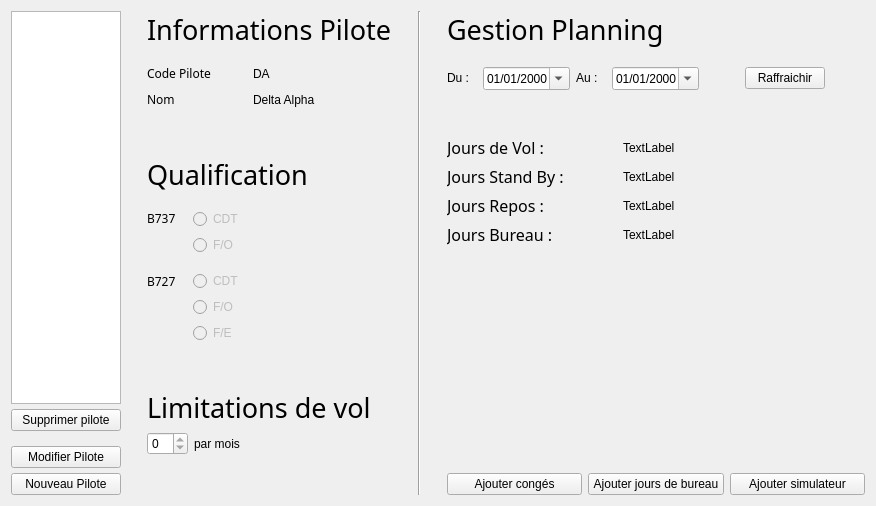
      <widget class="QWidget" name="pilotTab">
       <property name="sizePolicy">
        <sizepolicy hsizetype="Expanding" vsizetype="Expanding">
         <horstretch>0</horstretch>
         <verstretch>0</verstretch>
        </sizepolicy>
       </property>
       <attribute name="title">
        <string>Pilotes</string>
       </attribute>
       <layout class="QHBoxLayout" name="horizontalLayout_2">
        <item>
         <layout class="QVBoxLayout" name="verticalLayout_3">
          <property name="spacing">
           <number>5</number>
          </property>
          <property name="sizeConstraint">
           <enum>QLayout::SetMinimumSize</enum>
          </property>
          <property name="rightMargin">
           <number>20</number>
          </property>
          <item>
           <widget class="QListWidget" name="pilotList">
            <property name="minimumSize">
             <size>
              <width>110</width>
              <height>0</height>
             </size>
            </property>
            <property name="maximumSize">
             <size>
              <width>110</width>
              <height>16777215</height>
             </size>
            </property>
            <property name="alternatingRowColors">
             <bool>false</bool>
            </property>
            <property name="currentRow">
             <number>-1</number>
            </property>
            <property name="sortingEnabled">
             <bool>true</bool>
            </property>
           </widget>
          </item>
          <item>
           <widget class="QPushButton" name="pilotDelete">
            <property name="sizePolicy">
             <sizepolicy hsizetype="Fixed" vsizetype="Fixed">
              <horstretch>0</horstretch>
              <verstretch>0</verstretch>
             </sizepolicy>
            </property>
            <property name="minimumSize">
             <size>
              <width>110</width>
              <height>0</height>
             </size>
            </property>
            <property name="text">
             <string>Supprimer pilote</string>
            </property>
           </widget>
          </item>
          <item>
           <spacer name="verticalSpacer_13">
            <property name="orientation">
             <enum>Qt::Vertical</enum>
            </property>
            <property name="sizeType">
             <enum>QSizePolicy::Fixed</enum>
            </property>
            <property name="sizeHint" stdset="0">
             <size>
              <width>20</width>
              <height>10</height>
             </size>
            </property>
           </spacer>
          </item>
          <item>
           <widget class="QPushButton" name="pilotManage">
            <property name="minimumSize">
             <size>
              <width>110</width>
              <height>0</height>
             </size>
            </property>
            <property name="maximumSize">
             <size>
              <width>110</width>
              <height>16777215</height>
             </size>
            </property>
            <property name="text">
             <string>Modifier Pilote</string>
            </property>
           </widget>
          </item>
          <item>
           <widget class="QPushButton" name="pilotAdd">
            <property name="sizePolicy">
             <sizepolicy hsizetype="Minimum" vsizetype="Fixed">
              <horstretch>0</horstretch>
              <verstretch>0</verstretch>
             </sizepolicy>
            </property>
            <property name="minimumSize">
             <size>
              <width>110</width>
              <height>0</height>
             </size>
            </property>
            <property name="maximumSize">
             <size>
              <width>110</width>
              <height>16777215</height>
             </size>
            </property>
            <property name="text">
             <string>Nouveau Pilote</string>
            </property>
           </widget>
          </item>
         </layout>
        </item>
        <item>
         <layout class="QVBoxLayout" name="verticalLayout_4">
          <property name="sizeConstraint">
           <enum>QLayout::SetDefaultConstraint</enum>
          </property>
          <property name="rightMargin">
           <number>20</number>
          </property>
          <item>
           <widget class="QLabel" name="information_text">
            <property name="sizePolicy">
             <sizepolicy hsizetype="Minimum" vsizetype="Fixed">
              <horstretch>0</horstretch>
              <verstretch>0</verstretch>
             </sizepolicy>
            </property>
            <property name="font">
             <font>
              <family>Microsoft JhengHei Light</family>
              <pointsize>20</pointsize>
             </font>
            </property>
            <property name="text">
             <string>Informations Pilote</string>
            </property>
           </widget>
          </item>
          <item>
           <spacer name="verticalSpacer_5">
            <property name="orientation">
             <enum>Qt::Vertical</enum>
            </property>
            <property name="sizeType">
             <enum>QSizePolicy::Minimum</enum>
            </property>
            <property name="sizeHint" stdset="0">
             <size>
              <width>0</width>
              <height>10</height>
             </size>
            </property>
           </spacer>
          </item>
          <item>
           <layout class="QHBoxLayout" name="horizontalLayout_3">
            <item>
             <widget class="QLabel" name="codePliot">
              <property name="sizePolicy">
               <sizepolicy hsizetype="Fixed" vsizetype="Fixed">
                <horstretch>0</horstretch>
                <verstretch>0</verstretch>
               </sizepolicy>
              </property>
              <property name="minimumSize">
               <size>
                <width>100</width>
                <height>0</height>
               </size>
              </property>
              <property name="font">
               <font>
                <family>Microsoft JhengHei Light</family>
               </font>
              </property>
              <property name="text">
               <string>Code Pilote</string>
              </property>
             </widget>
            </item>
            <item>
             <widget class="QLabel" name="codePilotBDD">
              <property name="sizePolicy">
               <sizepolicy hsizetype="Expanding" vsizetype="Fixed">
                <horstretch>0</horstretch>
                <verstretch>0</verstretch>
               </sizepolicy>
              </property>
              <property name="text">
               <string>DA</string>
              </property>
             </widget>
            </item>
            <item>
             <spacer name="horizontalSpacer_3">
              <property name="orientation">
               <enum>Qt::Horizontal</enum>
              </property>
              <property name="sizeType">
               <enum>QSizePolicy::MinimumExpanding</enum>
              </property>
              <property name="sizeHint" stdset="0">
               <size>
                <width>40</width>
                <height>20</height>
               </size>
              </property>
             </spacer>
            </item>
           </layout>
          </item>
          <item>
           <layout class="QHBoxLayout" name="horizontalLayout">
            <item>
             <widget class="QLabel" name="pilotName">
              <property name="sizePolicy">
               <sizepolicy hsizetype="Fixed" vsizetype="Fixed">
                <horstretch>20</horstretch>
                <verstretch>0</verstretch>
               </sizepolicy>
              </property>
              <property name="minimumSize">
               <size>
                <width>100</width>
                <height>0</height>
               </size>
              </property>
              <property name="font">
               <font>
                <family>Microsoft JhengHei Light</family>
               </font>
              </property>
              <property name="text">
               <string>Nom</string>
              </property>
             </widget>
            </item>
            <item>
             <widget class="QLabel" name="pilotNameBDD">
              <property name="sizePolicy">
               <sizepolicy hsizetype="Expanding" vsizetype="Fixed">
                <horstretch>0</horstretch>
                <verstretch>0</verstretch>
               </sizepolicy>
              </property>
              <property name="text">
               <string>Delta Alpha</string>
              </property>
             </widget>
            </item>
            <item>
             <spacer name="horizontalSpacer">
              <property name="sizePolicy">
               <sizepolicy hsizetype="MinimumExpanding" vsizetype="Minimum">
                <horstretch>0</horstretch>
                <verstretch>0</verstretch>
               </sizepolicy>
              </property>
              <property name="orientation">
               <enum>Qt::Horizontal</enum>
              </property>
              <property name="sizeType">
               <enum>QSizePolicy::MinimumExpanding</enum>
              </property>
              <property name="sizeHint" stdset="0">
               <size>
                <width>40</width>
                <height>20</height>
               </size>
              </property>
             </spacer>
            </item>
           </layout>
          </item>
          <item>
           <spacer name="verticalSpacer_3">
            <property name="orientation">
             <enum>Qt::Vertical</enum>
            </property>
            <property name="sizeType">
             <enum>QSizePolicy::Minimum</enum>
            </property>
            <property name="sizeHint" stdset="0">
             <size>
              <width>20</width>
              <height>40</height>
             </size>
            </property>
           </spacer>
          </item>
          <item>
           <widget class="QLabel" name="label_2">
            <property name="sizePolicy">
             <sizepolicy hsizetype="Minimum" vsizetype="Fixed">
              <horstretch>0</horstretch>
              <verstretch>0</verstretch>
             </sizepolicy>
            </property>
            <property name="font">
             <font>
              <family>Microsoft JhengHei Light</family>
              <pointsize>20</pointsize>
             </font>
            </property>
            <property name="text">
             <string>Qualification</string>
            </property>
           </widget>
          </item>
          <item>
           <spacer name="verticalSpacer">
            <property name="orientation">
             <enum>Qt::Vertical</enum>
            </property>
            <property name="sizeType">
             <enum>QSizePolicy::Minimum</enum>
            </property>
            <property name="sizeHint" stdset="0">
             <size>
              <width>0</width>
              <height>10</height>
             </size>
            </property>
           </spacer>
          </item>
          <item>
           <layout class="QGridLayout" name="gridLayout_2">
            <item row="4" column="0">
             <widget class="QLabel" name="label_10">
              <property name="font">
               <font>
                <family>Microsoft JhengHei Light</family>
                <pointsize>20</pointsize>
               </font>
              </property>
              <property name="text">
               <string>Limitations de vol</string>
              </property>
             </widget>
            </item>
            <item row="0" column="0">
             <layout class="QGridLayout" name="gridLayout">
              <item row="0" column="0">
               <widget class="QLabel" name="label_6">
                <property name="sizePolicy">
                 <sizepolicy hsizetype="Fixed" vsizetype="Fixed">
                  <horstretch>0</horstretch>
                  <verstretch>0</verstretch>
                 </sizepolicy>
                </property>
                <property name="minimumSize">
                 <size>
                  <width>40</width>
                  <height>0</height>
                 </size>
                </property>
                <property name="font">
                 <font>
                  <family>Microsoft JhengHei Light</family>
                 </font>
                </property>
                <property name="text">
                 <string>B737</string>
                </property>
               </widget>
              </item>
              <item row="0" column="2">
               <spacer name="horizontalSpacer_4">
                <property name="sizePolicy">
                 <sizepolicy hsizetype="Expanding" vsizetype="Minimum">
                  <horstretch>0</horstretch>
                  <verstretch>0</verstretch>
                 </sizepolicy>
                </property>
                <property name="orientation">
                 <enum>Qt::Horizontal</enum>
                </property>
                <property name="sizeType">
                 <enum>QSizePolicy::Expanding</enum>
                </property>
                <property name="sizeHint" stdset="0">
                 <size>
                  <width>110</width>
                  <height>20</height>
                 </size>
                </property>
               </spacer>
              </item>
              <item row="1" column="1">
               <widget class="QRadioButton" name="B737FO">
                <property name="enabled">
                 <bool>false</bool>
                </property>
                <property name="sizePolicy">
                 <sizepolicy hsizetype="Expanding" vsizetype="Fixed">
                  <horstretch>0</horstretch>
                  <verstretch>0</verstretch>
                 </sizepolicy>
                </property>
                <property name="text">
                 <string>F/O</string>
                </property>
                <property name="checkable">
                 <bool>true</bool>
                </property>
               </widget>
              </item>
              <item row="0" column="1">
               <widget class="QRadioButton" name="B737Cdt">
                <property name="enabled">
                 <bool>false</bool>
                </property>
                <property name="sizePolicy">
                 <sizepolicy hsizetype="Expanding" vsizetype="Fixed">
                  <horstretch>0</horstretch>
                  <verstretch>0</verstretch>
                 </sizepolicy>
                </property>
                <property name="text">
                 <string>CDT</string>
                </property>
                <property name="checkable">
                 <bool>true</bool>
                </property>
               </widget>
              </item>
             </layout>
            </item>
            <item row="7" column="0">
             <spacer name="verticalSpacer_2">
              <property name="orientation">
               <enum>Qt::Vertical</enum>
              </property>
              <property name="sizeType">
               <enum>QSizePolicy::MinimumExpanding</enum>
              </property>
              <property name="sizeHint" stdset="0">
               <size>
                <width>20</width>
                <height>40</height>
               </size>
              </property>
             </spacer>
            </item>
            <item row="1" column="0">
             <spacer name="verticalSpacer_6">
              <property name="orientation">
               <enum>Qt::Vertical</enum>
              </property>
              <property name="sizeType">
               <enum>QSizePolicy::Fixed</enum>
              </property>
              <property name="sizeHint" stdset="0">
               <size>
                <width>20</width>
                <height>10</height>
               </size>
              </property>
             </spacer>
            </item>
            <item row="2" column="0">
             <layout class="QGridLayout" name="B727Grid">
              <item row="0" column="0">
               <widget class="QLabel" name="label_5">
                <property name="sizePolicy">
                 <sizepolicy hsizetype="Preferred" vsizetype="Fixed">
                  <horstretch>0</horstretch>
                  <verstretch>0</verstretch>
                 </sizepolicy>
                </property>
                <property name="minimumSize">
                 <size>
                  <width>40</width>
                  <height>20</height>
                 </size>
                </property>
                <property name="font">
                 <font>
                  <family>Microsoft JhengHei Light</family>
                 </font>
                </property>
                <property name="text">
                 <string>B727</string>
                </property>
               </widget>
              </item>
              <item row="0" column="2">
               <spacer name="horizontalSpacer_2">
                <property name="sizePolicy">
                 <sizepolicy hsizetype="Expanding" vsizetype="Minimum">
                  <horstretch>0</horstretch>
                  <verstretch>0</verstretch>
                 </sizepolicy>
                </property>
                <property name="orientation">
                 <enum>Qt::Horizontal</enum>
                </property>
                <property name="sizeType">
                 <enum>QSizePolicy::Expanding</enum>
                </property>
                <property name="sizeHint" stdset="0">
                 <size>
                  <width>110</width>
                  <height>20</height>
                 </size>
                </property>
               </spacer>
              </item>
              <item row="0" column="1">
               <widget class="QRadioButton" name="B727Cdt">
                <property name="enabled">
                 <bool>false</bool>
                </property>
                <property name="sizePolicy">
                 <sizepolicy hsizetype="Expanding" vsizetype="Fixed">
                  <horstretch>0</horstretch>
                  <verstretch>0</verstretch>
                 </sizepolicy>
                </property>
                <property name="text">
                 <string>CDT</string>
                </property>
                <property name="checkable">
                 <bool>true</bool>
                </property>
                <property name="checked">
                 <bool>false</bool>
                </property>
               </widget>
              </item>
              <item row="1" column="1">
               <widget class="QRadioButton" name="B727FO">
                <property name="enabled">
                 <bool>false</bool>
                </property>
                <property name="sizePolicy">
                 <sizepolicy hsizetype="Expanding" vsizetype="Fixed">
                  <horstretch>0</horstretch>
                  <verstretch>0</verstretch>
                 </sizepolicy>
                </property>
                <property name="text">
                 <string>F/O</string>
                </property>
                <property name="checkable">
                 <bool>true</bool>
                </property>
               </widget>
              </item>
              <item row="2" column="1">
               <widget class="QRadioButton" name="B727FE">
                <property name="enabled">
                 <bool>false</bool>
                </property>
                <property name="sizePolicy">
                 <sizepolicy hsizetype="Expanding" vsizetype="Fixed">
                  <horstretch>0</horstretch>
                  <verstretch>0</verstretch>
                 </sizepolicy>
                </property>
                <property name="text">
                 <string>F/E</string>
                </property>
                <property name="checkable">
                 <bool>true</bool>
                </property>
               </widget>
              </item>
             </layout>
            </item>
            <item row="5" column="0">
             <layout class="QHBoxLayout" name="horizontalLayout_13">
              <item>
               <widget class="QSpinBox" name="limitationVol">
                <property name="sizePolicy">
                 <sizepolicy hsizetype="Fixed" vsizetype="Fixed">
                  <horstretch>0</horstretch>
                  <verstretch>0</verstretch>
                 </sizepolicy>
                </property>
                <property name="readOnly">
                 <bool>true</bool>
                </property>
               </widget>
              </item>
              <item>
               <widget class="QLabel" name="label_12">
                <property name="text">
                 <string>par mois</string>
                </property>
               </widget>
              </item>
             </layout>
            </item>
            <item row="3" column="0">
             <spacer name="verticalSpacer_12">
              <property name="orientation">
               <enum>Qt::Vertical</enum>
              </property>
              <property name="sizeType">
               <enum>QSizePolicy::Fixed</enum>
              </property>
              <property name="sizeHint" stdset="0">
               <size>
                <width>20</width>
                <height>40</height>
               </size>
              </property>
             </spacer>
            </item>
           </layout>
          </item>
         </layout>
        </item>
        <item>
         <widget class="Line" name="line">
          <property name="sizePolicy">
           <sizepolicy hsizetype="Fixed" vsizetype="Expanding">
            <horstretch>0</horstretch>
            <verstretch>0</verstretch>
           </sizepolicy>
          </property>
          <property name="orientation">
           <enum>Qt::Vertical</enum>
          </property>
         </widget>
        </item>
        <item>
         <layout class="QVBoxLayout" name="verticalLayout_5">
          <property name="leftMargin">
           <number>20</number>
          </property>
          <item>
           <widget class="QLabel" name="label">
            <property name="sizePolicy">
             <sizepolicy hsizetype="Expanding" vsizetype="Preferred">
              <horstretch>0</horstretch>
              <verstretch>0</verstretch>
             </sizepolicy>
            </property>
            <property name="minimumSize">
             <size>
              <width>0</width>
              <height>0</height>
             </size>
            </property>
            <property name="font">
             <font>
              <family>Microsoft JhengHei Light</family>
              <pointsize>20</pointsize>
             </font>
            </property>
            <property name="text">
             <string>Gestion Planning</string>
            </property>
           </widget>
          </item>
          <item>
           <spacer name="verticalSpacer_8">
            <property name="orientation">
             <enum>Qt::Vertical</enum>
            </property>
            <property name="sizeType">
             <enum>QSizePolicy::Fixed</enum>
            </property>
            <property name="sizeHint" stdset="0">
             <size>
              <width>20</width>
              <height>13</height>
             </size>
            </property>
           </spacer>
          </item>
          <item>
           <layout class="QHBoxLayout" name="horizontalLayout_4">
            <property name="sizeConstraint">
             <enum>QLayout::SetFixedSize</enum>
            </property>
            <item>
             <widget class="QLabel" name="label_3">
              <property name="sizePolicy">
               <sizepolicy hsizetype="Fixed" vsizetype="Fixed">
                <horstretch>0</horstretch>
                <verstretch>0</verstretch>
               </sizepolicy>
              </property>
              <property name="minimumSize">
               <size>
                <width>30</width>
                <height>0</height>
               </size>
              </property>
              <property name="text">
               <string>Du :</string>
              </property>
             </widget>
            </item>
            <item>
             <widget class="QDateEdit" name="dateFrom">
              <property name="sizePolicy">
               <sizepolicy hsizetype="Fixed" vsizetype="Fixed">
                <horstretch>0</horstretch>
                <verstretch>0</verstretch>
               </sizepolicy>
              </property>
              <property name="minimumSize">
               <size>
                <width>70</width>
                <height>0</height>
               </size>
              </property>
              <property name="displayFormat">
               <string>dd/MM/yyyy</string>
              </property>
              <property name="calendarPopup">
               <bool>true</bool>
              </property>
             </widget>
            </item>
            <item alignment="Qt::AlignLeft">
             <widget class="QLabel" name="label_4">
              <property name="sizePolicy">
               <sizepolicy hsizetype="Fixed" vsizetype="Fixed">
                <horstretch>0</horstretch>
                <verstretch>0</verstretch>
               </sizepolicy>
              </property>
              <property name="minimumSize">
               <size>
                <width>30</width>
                <height>0</height>
               </size>
              </property>
              <property name="text">
               <string>Au : </string>
              </property>
             </widget>
            </item>
            <item alignment="Qt::AlignLeft">
             <widget class="QDateEdit" name="dateTo">
              <property name="sizePolicy">
               <sizepolicy hsizetype="Fixed" vsizetype="Fixed">
                <horstretch>0</horstretch>
                <verstretch>0</verstretch>
               </sizepolicy>
              </property>
              <property name="minimumSize">
               <size>
                <width>70</width>
                <height>0</height>
               </size>
              </property>
              <property name="displayFormat">
               <string>dd/MM/yyyy</string>
              </property>
              <property name="calendarPopup">
               <bool>true</bool>
              </property>
             </widget>
            </item>
            <item>
             <spacer name="horizontalSpacer_6">
              <property name="orientation">
               <enum>Qt::Horizontal</enum>
              </property>
              <property name="sizeType">
               <enum>QSizePolicy::Fixed</enum>
              </property>
              <property name="sizeHint" stdset="0">
               <size>
                <width>40</width>
                <height>20</height>
               </size>
              </property>
             </spacer>
            </item>
            <item>
             <widget class="QPushButton" name="refreshButton">
              <property name="text">
               <string>Raffraichir</string>
              </property>
             </widget>
            </item>
            <item>
             <spacer name="horizontalSpacer_5">
              <property name="orientation">
               <enum>Qt::Horizontal</enum>
              </property>
              <property name="sizeHint" stdset="0">
               <size>
                <width>40</width>
                <height>20</height>
               </size>
              </property>
             </spacer>
            </item>
           </layout>
          </item>
          <item>
           <spacer name="verticalSpacer_7">
            <property name="orientation">
             <enum>Qt::Vertical</enum>
            </property>
            <property name="sizeType">
             <enum>QSizePolicy::Fixed</enum>
            </property>
            <property name="sizeHint" stdset="0">
             <size>
              <width>20</width>
              <height>40</height>
             </size>
            </property>
           </spacer>
          </item>
          <item>
           <layout class="QHBoxLayout" name="horizontalLayout_8">
            <item>
             <layout class="QHBoxLayout" name="horizontalLayout_5">
              <item>
               <widget class="QLabel" name="label_7">
                <property name="sizePolicy">
                 <sizepolicy hsizetype="Fixed" vsizetype="Fixed">
                  <horstretch>0</horstretch>
                  <verstretch>0</verstretch>
                 </sizepolicy>
                </property>
                <property name="minimumSize">
                 <size>
                  <width>170</width>
                  <height>0</height>
                 </size>
                </property>
                <property name="font">
                 <font>
                  <family>Microsoft JhengHei Light</family>
                  <pointsize>12</pointsize>
                 </font>
                </property>
                <property name="text">
                 <string>Jours de Vol :</string>
                </property>
               </widget>
              </item>
              <item>
               <widget class="QLabel" name="flightDays">
                <property name="text">
                 <string>TextLabel</string>
                </property>
               </widget>
              </item>
             </layout>
            </item>
           </layout>
          </item>
          <item>
           <layout class="QHBoxLayout" name="horizontalLayout_6">
            <item>
             <widget class="QLabel" name="label_9">
              <property name="sizePolicy">
               <sizepolicy hsizetype="Fixed" vsizetype="Fixed">
                <horstretch>0</horstretch>
                <verstretch>0</verstretch>
               </sizepolicy>
              </property>
              <property name="minimumSize">
               <size>
                <width>170</width>
                <height>0</height>
               </size>
              </property>
              <property name="font">
               <font>
                <family>Microsoft JhengHei Light</family>
                <pointsize>12</pointsize>
               </font>
              </property>
              <property name="text">
               <string>Jours Stand By :</string>
              </property>
             </widget>
            </item>
            <item>
             <widget class="QLabel" name="standByDays">
              <property name="text">
               <string>TextLabel</string>
              </property>
             </widget>
            </item>
           </layout>
          </item>
          <item>
           <layout class="QHBoxLayout" name="horizontalLayout_7">
            <item>
             <widget class="QLabel" name="label_8">
              <property name="sizePolicy">
               <sizepolicy hsizetype="Fixed" vsizetype="Fixed">
                <horstretch>0</horstretch>
                <verstretch>0</verstretch>
               </sizepolicy>
              </property>
              <property name="minimumSize">
               <size>
                <width>170</width>
                <height>0</height>
               </size>
              </property>
              <property name="font">
               <font>
                <family>Microsoft JhengHei Light</family>
                <pointsize>12</pointsize>
               </font>
              </property>
              <property name="text">
               <string>Jours Repos : </string>
              </property>
             </widget>
            </item>
            <item>
             <widget class="QLabel" name="homeDays">
              <property name="text">
               <string>TextLabel</string>
              </property>
             </widget>
            </item>
           </layout>
          </item>
          <item>
           <layout class="QHBoxLayout" name="horizontalLayout_9">
            <item>
             <widget class="QLabel" name="label_11">
              <property name="sizePolicy">
               <sizepolicy hsizetype="Fixed" vsizetype="Fixed">
                <horstretch>0</horstretch>
                <verstretch>0</verstretch>
               </sizepolicy>
              </property>
              <property name="minimumSize">
               <size>
                <width>170</width>
                <height>0</height>
               </size>
              </property>
              <property name="font">
               <font>
                <family>Microsoft JhengHei Light</family>
                <pointsize>12</pointsize>
               </font>
              </property>
              <property name="text">
               <string>Jours Bureau :</string>
              </property>
             </widget>
            </item>
            <item>
             <widget class="QLabel" name="officeDays">
              <property name="text">
               <string>TextLabel</string>
              </property>
             </widget>
            </item>
           </layout>
          </item>
          <item>
           <spacer name="verticalSpacer_14">
            <property name="orientation">
             <enum>Qt::Vertical</enum>
            </property>
            <property name="sizeHint" stdset="0">
             <size>
              <width>20</width>
              <height>40</height>
             </size>
            </property>
           </spacer>
          </item>
          <item>
           <layout class="QHBoxLayout" name="horizontalLayout_16">
            <item>
             <widget class="QPushButton" name="vacancesButton">
              <property name="text">
               <string>Ajouter congés</string>
              </property>
             </widget>
            </item>
            <item>
             <widget class="QPushButton" name="officeButton">
              <property name="text">
               <string>Ajouter jours de bureau</string>
              </property>
             </widget>
            </item>
            <item>
             <widget class="QPushButton" name="simuButton">
              <property name="text">
               <string>Ajouter simulateur</string>
              </property>
             </widget>
            </item>
           </layout>
          </item>
         </layout>
        </item>
       </layout>
      </widget>
